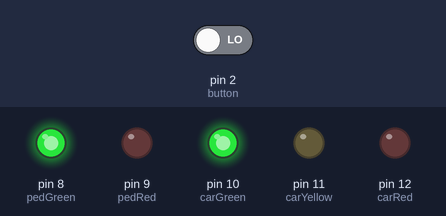
Bench run of a sketch on a simulated Arduino Uno, built with avr-gcc and run on an emulated ATmega328P. Parts: output pins drawn as LEDs (lit = HIGH). Inputs (shaded band) come from the test bench; at power-on: pin 2 (button) LOW.

Above: at 4.2 s.
4.3 s: pin 2 (button) driven LOW
5.8 s: pin 2 (button) driven HIGH
At 6.4 s:
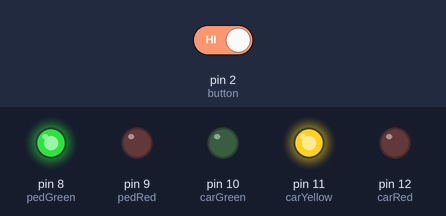
At 9.2 s:
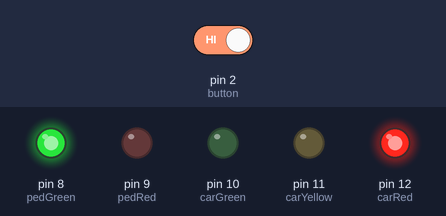
Timing chart, 0 to 20.8 s (numbered marks = the images above; inputs shaded):
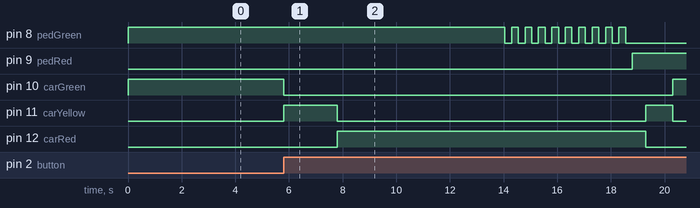

Measured:
- after the input at 4.3 s, every drawn part: stays the same
- after the input at 5.8 s, pin 8 (pedGreen): alternates HIGH for 0.25 s and LOW for 0.25 s, 19 changes in all, then stays LOW, starting after 8.3 s; pin 9 (pedRed): LOW → HIGH after 13.0 s

The sketch:

Project4.ino
```cpp
int carRed = 12, carYellow = 11, carGreen = 10;
int pedRed = 9, pedGreen = 8, button = 2;
const int crossTime = 5000;
unsigned long changeTime = 0;


void setup() {
  // put your setup code here, to run once:
  pinMode(carRed, OUTPUT);
  pinMode(carYellow, OUTPUT);
  pinMode(carGreen, OUTPUT);
  pinMode(pedRed, OUTPUT);
  pinMode(pedGreen, OUTPUT);
  pinMode(button, INPUT);
  digitalWrite(carGreen, HIGH);
  digitalWrite(pedGreen, HIGH);
}

void loop() {
  // put your main code here, to run repeatedly:
  int state = digitalRead(button);
  if (state == HIGH && (millis() - changeTime) > 5000){
    changeLight();
  }
}
void changeLight(){
  digitalWrite(carGreen, LOW);
  digitalWrite(carYellow, HIGH);
  delay(2000);

  digitalWrite(carYellow, LOW);
  digitalWrite(carRed, HIGH);
  delay(1000);

  //digitalWrite(carRed,LOW);
  digitalWrite(pedGreen, HIGH);
  delay(crossTime);

  for (int x = 0; x < 10; x++){
    digitalWrite(pedGreen, HIGH);
    delay(250);
    digitalWrite(pedGreen, LOW);
    delay(250);
  }
  digitalWrite(pedRed, HIGH);
  delay(500);

  digitalWrite(carRed, LOW);
  digitalWrite(carYellow, HIGH);
  delay(1000);
  digitalWrite(carYellow, LOW);
  digitalWrite(carGreen, HIGH);

  changeTime = millis();
}
```
